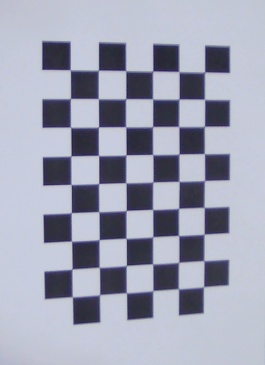
#> input picture camera_calibration/0/0.jpg, 265 x 365 px
$ python -i image_processing.py   (imports and definitions only)
#> lines starting #> are read from the running program, lines starting #| are printed output that depends on the picture; after the words box and inside, x2 and y2 are one past the last pixel; in counts of white or black regions, pixels touching at a corner belong together
#> further down, picture is the input picture: shape (365, 265, 3); mean B, G, R 180.1, 162.6, 159.7
import cv2
import numpy as np
from math import atan2, cos, sin, sqrt, pi
from time import sleep

#get  orientation / args: numpy array - contour, numpy array - image
def getOrientation(pts, img):
  ## [pca]
  # Construct a buffer used by the pca analysis
  sz = len(pts)
  data_pts = np.empty((sz, 2), dtype=np.float64)
  for i in range(data_pts.shape[0]):
    data_pts[i,0] = pts[i,0,0]
    data_pts[i,1] = pts[i,0,1]
  # Perform PCA analysis
  mean = np.empty((0))
  mean, eigenvectors, eigenvalues = cv2.PCACompute2(data_pts, mean)
  # Store the center of the object
  cntr = (int(mean[0,0]), int(mean[0,1]))
  return [cntr, img, eigenvectors, eigenvalues]

#get contours / args: numpy array - image / return numpy array - contours
def getContour(frame):
    cont = None
    mono = cv2.cvtColor(frame, cv2.COLOR_BGR2GRAY)
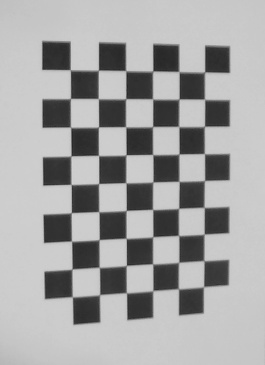
#> mono: shape (365, 265); min 38, max 212, mean 163.8
    blur = cv2.blur(mono, (5, 5))
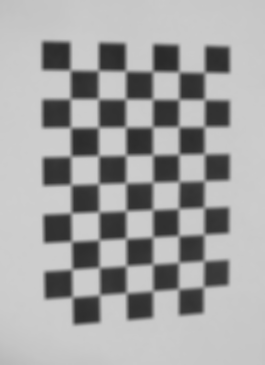
#> blur: shape (365, 265); min 42, max 206, mean 163.8
    val, th = cv2.threshold(blur, 110, 255, cv2.THRESH_BINARY)
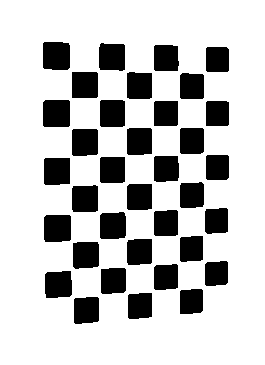
#> th: shape (365, 265); 77.1% white; 35 black regions, largest, box (x1, y1, x2, y2) and area: (43, 42, 70, 70) 733, (43, 100, 70, 127) 723, (44, 215, 71, 242) 713
    #th = cv2.adaptiveThreshold(blur, 255, cv2.ADAPTIVE_THRESH_GAUSSIAN_C, cv2. THRESH_BINARY,11, 2)
    kernel = np.ones((5, 5), np.uint8)
    close = cv2.morphologyEx(th, cv2.MORPH_OPEN, kernel)
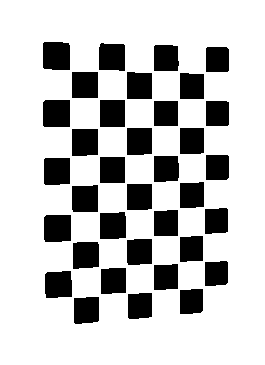
#> close: shape (365, 265); 77% white; 35 black regions, largest, box (x1, y1, x2, y2) and area: (43, 42, 70, 70) 736, (43, 100, 70, 127) 725, (44, 215, 71, 242) 715
    canny = cv2.Canny(close, 100, 200)
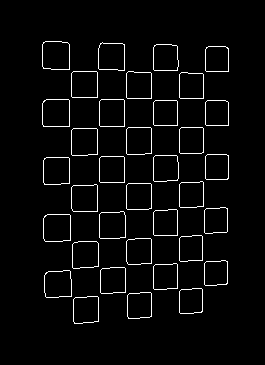
#> canny: shape (365, 265); 3.5% white in thin lines or dots, all inside (x1, y1, x2, y2) = (42, 41, 229, 324)
    cont, h = cv2.findContours(close, cv2.RETR_TREE, cv2.CHAIN_APPROX_NONE)
#> cont = 36 contours; largest, box (x1, y1, x2, y2) and area: (0, 0, 265, 365) 96096, (42, 41, 71, 71) 788, (42, 99, 71, 128) 776, (43, 214, 72, 243) 766, (71, 128, 99, 157) 742; h = 36 rows, first 6: [-1, -1, 1, -1], [2, -1, -1, 0], [3, 1, -1, 0], [4, 2, -1, 0], [5, 3, -1, 0], [6, 4, -1, 0]
    for i in range(0, len(cont)):
        area = cv2.contourArea(cont[i])
        if area < 500 and area > 90000: cont.remove(i)
#> this loop made 36 passes
#> area on passes 1 to 12: 96096, 686.5, 643, 596, 732, 677, 642, 588.5, 720, 677.5, 618, 766
    if len(cont) < 1: return None
    return cont[0]

>>> import cv2
>>> picture = cv2.imread('camera_calibration/0/0.jpg')
>>> result = getContour(picture)
#> result = contour of 1256 points, box (x1, y1, x2, y2) (0, 0, 265, 365), area 96096

$ run again, on camera_calibration/0/1.jpg
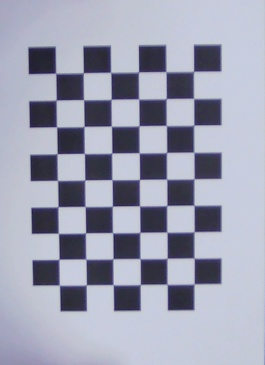
#> input picture camera_calibration/0/1.jpg, 265 x 365 px
#> picture is the input picture: shape (365, 265, 3); mean B, G, R 178.2, 160.2, 157.7
#> in getContour, `val, th = cv2.threshold(blur, 110, 255, cv2.THRESH_BINARY)`:
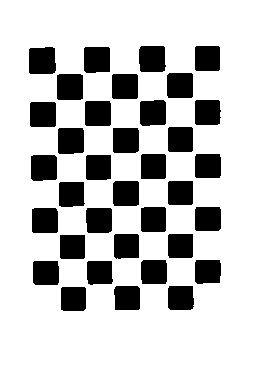
#> th: shape (365, 265); 77.3% white; 35 black regions, largest, box (x1, y1, x2, y2) and area: (29, 47, 56, 74) 688, (57, 74, 83, 100) 669, (139, 46, 166, 72) 662
#> close: shape (365, 265); 77.2% white; 35 black regions, largest, box (x1, y1, x2, y2) and area: (29, 47, 56, 74) 693, (57, 74, 83, 100) 676, (58, 128, 84, 154) 666
#> in getContour, `canny = cv2.Canny(close, 100, 200)`:
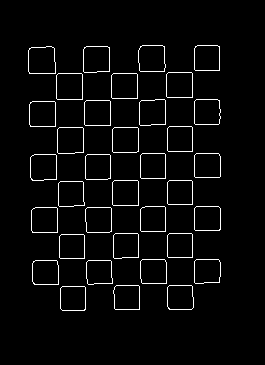
#> canny: shape (365, 265); 3.5% white in thin lines or dots, all inside (x1, y1, x2, y2) = (28, 45, 221, 311)
#> cont = 36 contours; largest, box (x1, y1, x2, y2) and area: (0, 0, 265, 365) 96096, (28, 46, 57, 75) 744, (56, 73, 84, 101) 727, (57, 127, 85, 155) 716, (138, 45, 167, 73) 714; h = 36 rows, first 6: [-1, -1, 1, -1], [2, -1, -1, 0], [3, 1, -1, 0], [4, 2, -1, 0], [5, 3, -1, 0], [6, 4, -1, 0]
#> the loop in getContour, `for i in range(0, len(cont)):` made 36 passes
#> area on passes 1 to 8: 96096, 641.5, 650.5, 652.5, 628.5, 662, 643.5, 665
#> result = contour of 1256 points, box (x1, y1, x2, y2) (0, 0, 265, 365), area 96096

$ run again, on camera_calibration/0/10.jpg
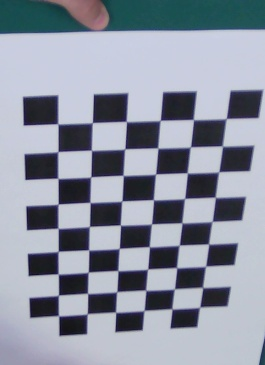
#> input picture camera_calibration/0/10.jpg, 265 x 365 px
#> picture is the input picture: shape (365, 265, 3); mean B, G, R 161.1, 147.2, 141
#> in getContour, `val, th = cv2.threshold(blur, 110, 255, cv2.THRESH_BINARY)`:
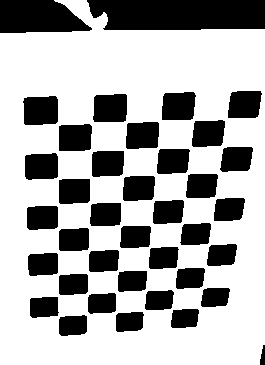
#> th: shape (365, 265); 68% white; 38 black regions, largest, box (x1, y1, x2, y2) and area: (87, 0, 265, 30) 4955, (0, 0, 92, 33) 2436, (23, 96, 58, 125) 937
#> close: shape (365, 265); 67.8% white; 34 black regions, largest, box (x1, y1, x2, y2) and area: (87, 0, 265, 30) 4960, (0, 0, 92, 33) 2443, (59, 274, 144, 332) 1630
#> in getContour, `canny = cv2.Canny(close, 100, 200)`:
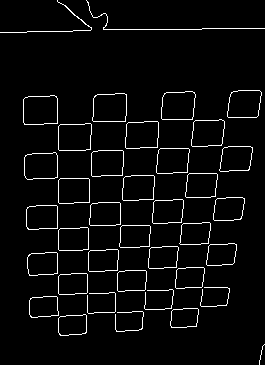
#> canny: shape (365, 265); 4% white in thin lines or dots
#> cont = 36 contours; largest, box (x1, y1, x2, y2) and area: (0, 0, 265, 365) 88602, (22, 95, 59, 126) 999, (92, 93, 128, 123) 957, (161, 91, 197, 121) 926, (58, 123, 93, 152) 900; h = 36 rows, first 6: [-1, -1, 1, -1], [2, -1, -1, 0], [3, 1, -1, 0], [4, 2, -1, 0], [5, 3, -1, 0], [6, 4, -1, 0]
#> the loop in getContour, `for i in range(0, len(cont)):` made 36 passes
#> area on passes 1 to 8: 88602.5, 572, 544.5, 520.5, 592.5, 592, 560.5, 533
#> result = contour of 1291 points, box (x1, y1, x2, y2) (0, 0, 265, 365), area 88602

$ run again, on camera_calibration/0/2.jpg
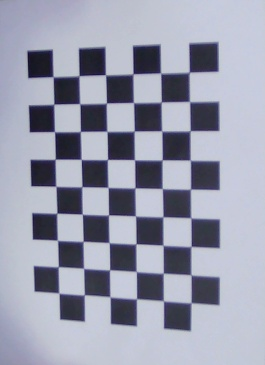
#> input picture camera_calibration/0/2.jpg, 265 x 365 px
#> picture is the input picture: shape (365, 265, 3); mean B, G, R 173.5, 156.5, 153.7
#> in getContour, `val, th = cv2.threshold(blur, 110, 255, cv2.THRESH_BINARY)`:
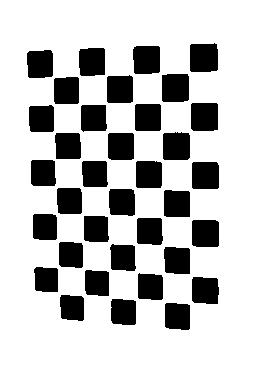
#> th: shape (365, 265); 76.1% white; 35 black regions, largest, box (x1, y1, x2, y2) and area: (190, 43, 218, 72) 770, (191, 103, 218, 131) 747, (162, 74, 189, 102) 742
#> close: shape (365, 265); 75.9% white; 35 black regions, largest, box (x1, y1, x2, y2) and area: (190, 43, 218, 72) 771, (191, 103, 218, 131) 751, (162, 74, 189, 102) 746
#> in getContour, `canny = cv2.Canny(close, 100, 200)`:
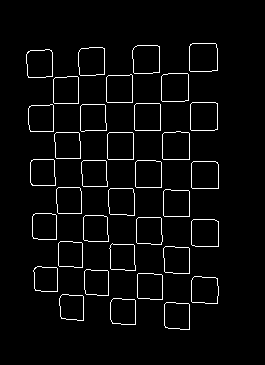
#> canny: shape (365, 265); 3.6% white in thin lines or dots, all inside (x1, y1, x2, y2) = (26, 43, 219, 330)
#> cont = 36 contours; largest, box (x1, y1, x2, y2) and area: (0, 0, 265, 365) 96096, (189, 42, 219, 73) 824, (190, 102, 219, 132) 804, (161, 73, 190, 103) 799, (162, 131, 191, 161) 789; h = 36 rows, first 6: [-1, -1, 1, -1], [2, -1, -1, 0], [3, 1, -1, 0], [4, 2, -1, 0], [5, 3, -1, 0], [6, 4, -1, 0]
#> the loop in getContour, `for i in range(0, len(cont)):` made 36 passes
#> area on passes 1 to 8: 96096, 688.5, 666, 614.5, 728, 680.5, 637.5, 600
#> result = contour of 1256 points, box (x1, y1, x2, y2) (0, 0, 265, 365), area 96096
